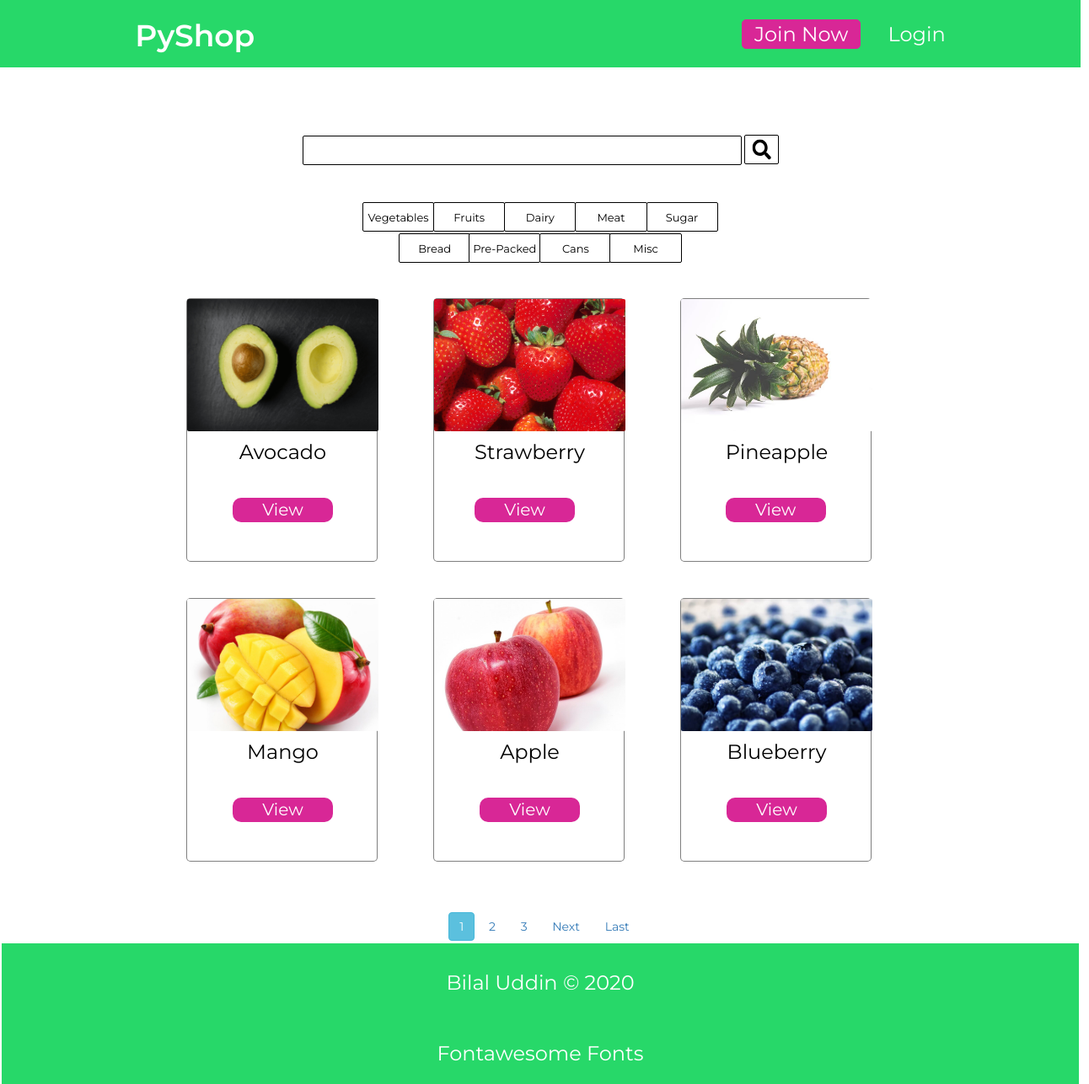
/fruit/, run on the app's committed database.
### home/models.py (models this page shows, shortened)
class Item(models.Model):
    name = models.CharField(max_length=50)
    image = models.ImageField(upload_to="item_imgs",
                              blank=True, default="no_image.jpg")
    category = models.CharField(
        max_length=100, choices=CATEGORY_CHOICES, default="Misc")
    price = models.DecimalField(decimal_places=2, max_digits=3000)
    batch = models.IntegerField(blank=True, null=True)
    desc = models.TextField(max_length=300, default="One of PyShop's item")
    slug = models.SlugField(default="change-me", max_length=40)

### home/views.py (the view)
# urls.py: path("fruit/", views.FruitList.as_view(), name="fruit"),
class FruitList(ListView):
    model = Item
    template_name = "home/fruit.htm"
    paginate_by = 1
    def get_queryset(self):
        queryset = Item.objects.filter(category="Fruit")
        if self.request.GET.get('category'):
            queryset = queryset.filter(price=self.request.GET.get('category'))
        return queryset
    def get_context_data(self, **kwargs):
        context = super().get_context_data(**kwargs)
        context["filter"] = ItemFilter(
            self.request.GET, queryset=self.get_queryset())
        return context

### templates/home/fruit.htm (shortened to what this page needs)
{% extends 'base_home.htm' %}

### templates/base_home.htm (shortened to what this page needs)
{% extends 'base.htm' %}
{% load static %}
  {% block head %}
  <link rel="stylesheet" href="{% static 'home/style.css' %}">
  {% endblock %}
  {% block content %}
  <div class="container">
    <div class="s1">
      <form method="GET">
        {{filter.form}}
        <button type="submit" class="search-btn">
          <img src="{% static 'home/imgs/mag_glass.svg' %}" class="mag-glass" alt="Mag Glas">
        </button>
      </form>
      <ul class="category">
        <a href="{% url 'home' %}" class="cat-link veg-a">
          <li class="cat veg">Vegetables</li>
        </a>
        <a href="{% url 'fruit' %}" class="cat-link">
          <li class="cat fruit">Fruits</li>
        </a>
        <a href="{% url 'dairy' %}" class="cat-link">
          <li class="cat dairy">Dairy</li>
        </a>
        <a href="{% url 'meat' %}" class="cat-link">
          <li class="cat meat">Meat</li>
        </a>
        <a href="{% url 'sugar' %}" class="cat-link">
          <li class="cat sugar">Sugar</li>
        </a>
        <a href="{% url 'bread' %}" class="cat-link">
          <li class="cat bread">Bread</li>
        </a>
        <a href="{% url 'pre' %}" class="cat-link">
          <li class="cat pre-packed">Pre-Packed</li>
        </a>
        <a href="{% url 'can' %}" class="cat-link">
          <li class="cat cans">Cans</li>
        </a>
        <a href="{% url 'misc' %}" class="cat-link">
          <li class="cat misc">Misc</li>
        </a>
      </ul>
    </div>
    <div class="s2">
      <div class="item-container">
        {% for item in filter.qs %}
        <div class="item">
          <img src="{{item.image.url}}" alt="Item Picture" class="item-img">
          <div class="item-details">
            <h3 class="item-name">{{ item.name|title }}</h3>
            <a href="{% url 'item' item.slug %}"><button class="item-view">View</button></a>
          </div>
        </div>
        {% endfor %}
      </div>
      <div class="pagination">
        {% if is_paginated %}
        {% for num in page_obj.paginator.page_range %}
        {% if page_obj.number == num %}
        <a class="btn btn-info mb-4" href="?page={{ num }}">{{ num }}</a>
        {% elif num > page_obj.number|add:'-3' and num < page_obj.number|add:'3' %}
        <a class="btn btn-outline-info mb-4" href="?page={{ num }}">{{ num }}</a>
        {% endif %}
        {% endfor %}
        {% if page_obj.has_next %}
        <a class="btn btn-outline-info mb-4" href="?page={{ page_obj.next_page_number }}">Next</a>
        <a class="btn btn-outline-info mb-4" href="?page={{ page_obj.paginator.num_pages }}">Last</a>
        {% endif %}
        {% endif %}
      </div>
    </div>
  </div>
  {% endblock %}

### home/static/base.css (style rules this page uses)
* { margin: 0; padding: 0; box-sizing: border-box; }
body { font-family: 'Montserrat', sans-serif; overflow-x: hidden; }
a { text-decoration: none; }

### home/static/home/style.css (style rules this page uses)
#id_name__icontains { width: 520.81px; height: 35px; background: #FFFFFF; border: 1px solid #000000; box-sizing: border-box; border-radius: 2px; padding-left: 20px; font-family: Montserrat; font-style: normal; font-weight: normal; font-size: 18px; line-height: 22px; color: rgba(0, 0, 0, 0.6); }
.search-btn { position: relative; bottom: 3px; width: 40.06px; height: 35px; background: #FFFFFF; border: 1px solid #000000; box-sizing: border-box; border-radius: 2px; cursor: pointer; }
form { position: absolute; width: 582.88px; height: 35px; left: 359px; top: 161px; }
.mag-glass { width: 22.26px; height: 25px; }
.cat { text-decoration: none; display: grid; align-items: center; justify-items: center; }
.cat-link { font-family: Montserrat; font-style: normal; font-weight: normal; font-size: 13px; line-height: 16px; color: #000; }
.veg { position: absolute; width: 85.13px; height: 35px; left: 430px; top: 240px; background: #FFFFFF; border: 1px solid #000000; box-sizing: border-box; border-radius: 2px; }
.fruit { position: absolute; width: 85.13px; height: 35px; left: 514.13px; top: 240px; background: #FFFFFF; border: 1px solid #000000; box-sizing: border-box; border-radius: 2px; }
.dairy { position: absolute; width: 85.13px; height: 35px; left: 598.26px; top: 240px; background: #FFFFFF; border: 1px solid #000000; box-sizing: border-box; border-radius: 2px; }
.meat { position: absolute; width: 85.13px; height: 35px; left: 682.39px; top: 240px; background: #FFFFFF; border: 1px solid #000000; box-sizing: border-box; border-radius: 2px; }
.sugar { position: absolute; width: 85.13px; height: 35px; left: 766.53px; top: 240px; background: #FFFFFF; border: 1px solid #000000; box-sizing: border-box; border-radius: 2px; }
.bread { position: absolute; width: 85.13px; height: 35px; left: 473.07px; top: 277px; background: #FFFFFF; border: 1px solid #000000; box-sizing: border-box; border-radius: 2px; }
.pre-packed { position: absolute; width: 85.13px; height: 35px; left: 556.2px; top: 277px; background: #FFFFFF; border: 1px solid #000000; box-sizing: border-box; border-radius: 2px; }
.cans { position: absolute; width: 85.13px; height: 35px; left: 640.33px; top: 277px; background: #FFFFFF; border: 1px solid #000000; box-sizing: border-box; border-radius: 2px; }
.misc { position: absolute; width: 85.13px; height: 35px; left: 723.46px; top: 277px; background: #FFFFFF; border: 1px solid #000000; box-sizing: border-box; border-radius: 2px; }
.item-container { position: absolute; width: 839px; height: 671px; left: 221px; top: 354px; background: #FFFFFF; display: grid; grid-template-columns: 1fr 1fr 1fr; grid-template-rows: 1fr 1fr; grid-gap: 40px; }
.item { width: 227px; height: 313px; background: #FFFFFF; border: 1px solid rgba(0, 0, 0, 0.5); box-sizing: border-box; border-radius: 5px; display: grid; grid-template-rows: 1fr 1fr; }
.item-img { width: 227px; height: 157px; border-radius: 2px; object-fit: cover; }
.item-name { width: 100%; text-align: center; margin-top: 10px; font-family: Montserrat; font-style: normal; font-weight: normal; font-size: 24px; line-height: 29px; color: #000000; }
.item-view { background: #D82796; border-radius: 10px; width: 119px; height: 29px; border: none; font-family: Montserrat; font-style: normal; font-weight: normal; font-size: 20px; line-height: 13px; color: #FFFFFF; margin-top: 30px; cursor: pointer; }
.item-details { justify-self: center; }
.pagination { position: relative; width: 100%; height: 40px; top: 1053px; text-align: center; }

### data on the page
Item: image (picture), name "Avocado"
Item: image (picture), name "Strawberry"
Item: image (picture), name "Pineapple"
Item: image (picture), name "Mango"
Item: image (picture), name "Apple"
Item: image (picture), name "Blueberry"

### other printed values
{{ num }} "1"
{{ num }} "2" "3"
